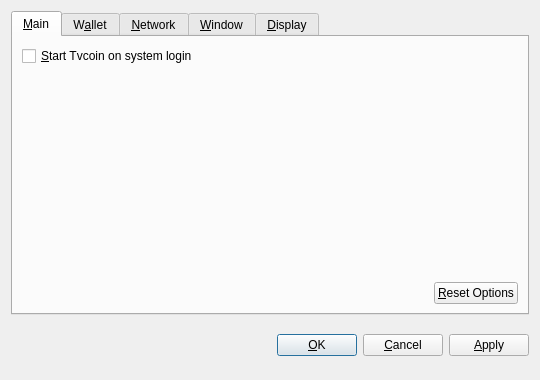
<?xml version="1.0" encoding="UTF-8"?>
<ui version="4.0">
 <class>OptionsDialog</class>
 <widget class="QDialog" name="OptionsDialog">
  <property name="geometry">
   <rect>
    <x>0</x>
    <y>0</y>
    <width>540</width>
    <height>380</height>
   </rect>
  </property>
  <property name="windowTitle">
   <string>Options</string>
  </property>
  <property name="modal">
   <bool>true</bool>
  </property>
  <layout class="QVBoxLayout" name="verticalLayout">
   <item>
    <widget class="QTabWidget" name="tabWidget">
     <property name="tabPosition">
      <enum>QTabWidget::North</enum>
     </property>
     <property name="currentIndex">
      <number>0</number>
     </property>
     <widget class="QWidget" name="tabMain">
      <attribute name="title">
       <string>&amp;Main</string>
      </attribute>
      <layout class="QVBoxLayout" name="verticalLayout_Main">
       <item>
        <widget class="QCheckBox" name="bitcoinAtStartup">
         <property name="toolTip">
          <string>Automatically start Tvcoin after logging in to the system.</string>
         </property>
         <property name="text">
          <string>&amp;Start Tvcoin on system login</string>
         </property>
        </widget>
       </item>
       <item>
        <spacer name="verticalSpacer_Main">
         <property name="orientation">
          <enum>Qt::Vertical</enum>
         </property>
         <property name="sizeHint" stdset="0">
          <size>
           <width>20</width>
           <height>40</height>
          </size>
         </property>
        </spacer>
       </item>
       <item>
        <layout class="QHBoxLayout" name="horizontalLayout_2_Main">
         <item>
          <spacer name="horizontalSpacer_2_Main">
           <property name="orientation">
            <enum>Qt::Horizontal</enum>
           </property>
           <property name="sizeHint" stdset="0">
            <size>
             <width>40</width>
             <height>20</height>
            </size>
           </property>
          </spacer>
         </item>
         <item>
          <widget class="QPushButton" name="resetButton">
           <property name="toolTip">
            <string>Reset all client options to default.</string>
           </property>
           <property name="text">
            <string>&amp;Reset Options</string>
           </property>
           <property name="autoDefault">
            <bool>false</bool>
           </property>
          </widget>
         </item>
        </layout>
       </item>
      </layout>
     </widget>
     <widget class="QWidget" name="tabWallet">
      <attribute name="title">
       <string>W&amp;allet</string>
      </attribute>
      <layout class="QVBoxLayout" name="verticalLayout_Network">
       <item>
        <widget class="QLabel" name="transactionFeeInfoLabel">
         <property name="text">
          <string>Optional transaction fee per kB that helps make sure your transactions are processed quickly. Most transactions are 1 kB.</string>
         </property>
         <property name="textFormat">
          <enum>Qt::PlainText</enum>
         </property>
         <property name="wordWrap">
          <bool>true</bool>
         </property>
        </widget>
       </item>
       <item>
        <layout class="QHBoxLayout" name="horizontalLayout_1_Main">
         <item>
          <widget class="QLabel" name="transactionFeeLabel">
           <property name="text">
            <string>Pay transaction &amp;fee</string>
           </property>
           <property name="textFormat">
            <enum>Qt::PlainText</enum>
           </property>
           <property name="buddy">
            <cstring>transactionFee</cstring>
           </property>
          </widget>
         </item>
         <item>
          <widget class="BitcoinAmountField" name="transactionFee"/>
         </item>
         <item>
          <spacer name="horizontalSpacer_1_Main">
           <property name="orientation">
            <enum>Qt::Horizontal</enum>
           </property>
           <property name="sizeHint" stdset="0">
            <size>
             <width>40</width>
             <height>20</height>
            </size>
           </property>
          </spacer>
         </item>
        </layout>
       </item>
       <item>
        <widget class="QLabel" name="label">
         <property name="text">
          <string>If you disable the spending of unconfirmed change, the change from a transaction cannot be used until that transaction has at least one confirmation. This also affects how your balance is computed.</string>
         </property>
         <property name="wordWrap">
          <bool>true</bool>
         </property>
        </widget>
       </item>
       <item>
        <widget class="QCheckBox" name="spendZeroConfChange">
         <property name="text">
          <string>Spend unconfirmed change  (experts only)</string>
         </property>
        </widget>
       </item>
       <item>
        <spacer name="verticalSpacer">
         <property name="orientation">
          <enum>Qt::Vertical</enum>
         </property>
         <property name="sizeHint" stdset="0">
          <size>
           <width>20</width>
           <height>40</height>
          </size>
         </property>
        </spacer>
       </item>
      </layout>
     </widget>
     <widget class="QWidget" name="tabNetwork">
      <attribute name="title">
       <string>&amp;Network</string>
      </attribute>
      <layout class="QVBoxLayout" name="verticalLayout_Network">
       <item>
        <widget class="QCheckBox" name="mapPortUpnp">
         <property name="toolTip">
          <string>Automatically open the Tvcoin client port on the router. This only works when your router supports UPnP and it is enabled.</string>
         </property>
         <property name="text">
          <string>Map port using &amp;UPnP</string>
         </property>
        </widget>
       </item>
       <item>
        <widget class="QCheckBox" name="connectSocks">
         <property name="toolTip">
          <string>Connect to the Tvcoin network through a SOCKS proxy (e.g. when connecting through Tor).</string>
         </property>
         <property name="text">
          <string>&amp;Connect through SOCKS proxy:</string>
         </property>
        </widget>
       </item>
       <item>
        <layout class="QHBoxLayout" name="horizontalLayout_Network">
         <item>
          <widget class="QLabel" name="proxyIpLabel">
           <property name="text">
            <string>Proxy &amp;IP:</string>
           </property>
           <property name="textFormat">
            <enum>Qt::PlainText</enum>
           </property>
           <property name="buddy">
            <cstring>proxyIp</cstring>
           </property>
          </widget>
         </item>
         <item>
          <widget class="QValidatedLineEdit" name="proxyIp">
           <property name="maximumSize">
            <size>
             <width>140</width>
             <height>16777215</height>
            </size>
           </property>
           <property name="toolTip">
            <string>IP address of the proxy (e.g. 127.0.0.1)</string>
           </property>
          </widget>
         </item>
         <item>
          <widget class="QLabel" name="proxyPortLabel">
           <property name="text">
            <string>&amp;Port:</string>
           </property>
           <property name="textFormat">
            <enum>Qt::PlainText</enum>
           </property>
           <property name="buddy">
            <cstring>proxyPort</cstring>
           </property>
          </widget>
         </item>
         <item>
          <widget class="QLineEdit" name="proxyPort">
           <property name="maximumSize">
            <size>
             <width>55</width>
             <height>16777215</height>
            </size>
           </property>
           <property name="toolTip">
            <string>Port of the proxy (e.g. 9050)</string>
           </property>
          </widget>
         </item>
         <item>
          <widget class="QLabel" name="socksVersionLabel">
           <property name="text">
            <string>SOCKS &amp;Version:</string>
           </property>
           <property name="textFormat">
            <enum>Qt::PlainText</enum>
           </property>
           <property name="buddy">
            <cstring>socksVersion</cstring>
           </property>
          </widget>
         </item>
         <item>
          <widget class="QValueComboBox" name="socksVersion">
           <property name="toolTip">
            <string>SOCKS version of the proxy (e.g. 5)</string>
           </property>
          </widget>
         </item>
         <item>
          <spacer name="horizontalSpacer_Network">
           <property name="orientation">
            <enum>Qt::Horizontal</enum>
           </property>
           <property name="sizeHint" stdset="0">
            <size>
             <width>40</width>
             <height>20</height>
            </size>
           </property>
          </spacer>
         </item>
        </layout>
       </item>
       <item>
        <spacer name="verticalSpacer_Network">
         <property name="orientation">
          <enum>Qt::Vertical</enum>
         </property>
         <property name="sizeHint" stdset="0">
          <size>
           <width>20</width>
           <height>40</height>
          </size>
         </property>
        </spacer>
       </item>
      </layout>
     </widget>
     <widget class="QWidget" name="tabWindow">
      <attribute name="title">
       <string>&amp;Window</string>
      </attribute>
      <layout class="QVBoxLayout" name="verticalLayout_Window">
       <item>
        <widget class="QCheckBox" name="minimizeToTray">
         <property name="toolTip">
          <string>Show only a tray icon after minimizing the window.</string>
         </property>
         <property name="text">
          <string>&amp;Minimize to the tray instead of the taskbar</string>
         </property>
        </widget>
       </item>
       <item>
        <widget class="QCheckBox" name="minimizeOnClose">
         <property name="toolTip">
          <string>Minimize instead of exit the application when the window is closed. When this option is enabled, the application will be closed only after selecting Quit in the menu.</string>
         </property>
         <property name="text">
          <string>M&amp;inimize on close</string>
         </property>
        </widget>
       </item>
       <item>
        <spacer name="verticalSpacer_Window">
         <property name="orientation">
          <enum>Qt::Vertical</enum>
         </property>
         <property name="sizeHint" stdset="0">
          <size>
           <width>20</width>
           <height>40</height>
          </size>
         </property>
        </spacer>
       </item>
      </layout>
     </widget>
     <widget class="QWidget" name="tabDisplay">
      <attribute name="title">
       <string>&amp;Display</string>
      </attribute>
      <layout class="QVBoxLayout" name="verticalLayout_Display">
       <item>
        <layout class="QHBoxLayout" name="horizontalLayout_1_Display">
         <item>
          <widget class="QLabel" name="langLabel">
           <property name="text">
            <string>User Interface &amp;language:</string>
           </property>
           <property name="textFormat">
            <enum>Qt::PlainText</enum>
           </property>
           <property name="buddy">
            <cstring>lang</cstring>
           </property>
          </widget>
         </item>
         <item>
          <widget class="QValueComboBox" name="lang">
           <property name="toolTip">
            <string>The user interface language can be set here. This setting will take effect after restarting Tvcoin.</string>
           </property>
          </widget>
         </item>
        </layout>
       </item>
       <item>
        <layout class="QHBoxLayout" name="horizontalLayout_2_Display">
         <item>
          <widget class="QLabel" name="unitLabel">
           <property name="text">
            <string>&amp;Unit to show amounts in:</string>
           </property>
           <property name="textFormat">
            <enum>Qt::PlainText</enum>
           </property>
           <property name="buddy">
            <cstring>unit</cstring>
           </property>
          </widget>
         </item>
         <item>
          <widget class="QValueComboBox" name="unit">
           <property name="toolTip">
            <string>Choose the default subdivision unit to show in the interface and when sending coins.</string>
           </property>
          </widget>
         </item>
        </layout>
       </item>
       <item>
        <widget class="QCheckBox" name="displayAddresses">
         <property name="toolTip">
          <string>Whether to show Tvcoin addresses in the transaction list or not.</string>
         </property>
         <property name="text">
          <string>&amp;Display addresses in transaction list</string>
         </property>
        </widget>
       </item>
       <item>
        <widget class="QCheckBox" name="coinControlFeatures">
         <property name="toolTip">
          <string>Whether to show coin control features or not.</string>
         </property>
         <property name="text">
          <string>Display coin &amp;control features (experts only!)</string>
         </property>
        </widget>
       </item>
       <item>
        <spacer name="verticalSpacer_Display">
         <property name="orientation">
          <enum>Qt::Vertical</enum>
         </property>
         <property name="sizeHint" stdset="0">
          <size>
           <width>20</width>
           <height>40</height>
          </size>
         </property>
        </spacer>
       </item>
      </layout>
     </widget>
    </widget>
   </item>
   <item>
    <layout class="QHBoxLayout" name="horizontalLayout_Buttons">
     <item>
      <spacer name="horizontalSpacer_1">
       <property name="orientation">
        <enum>Qt::Horizontal</enum>
       </property>
       <property name="sizeHint" stdset="0">
        <size>
         <width>40</width>
         <height>48</height>
        </size>
       </property>
      </spacer>
     </item>
     <item>
      <widget class="QLabel" name="statusLabel">
       <property name="font">
        <font>
         <weight>75</weight>
         <bold>true</bold>
        </font>
       </property>
       <property name="text">
        <string/>
       </property>
       <property name="textFormat">
        <enum>Qt::PlainText</enum>
       </property>
       <property name="wordWrap">
        <bool>true</bool>
       </property>
      </widget>
     </item>
     <item>
      <spacer name="horizontalSpacer_2">
       <property name="orientation">
        <enum>Qt::Horizontal</enum>
       </property>
       <property name="sizeHint" stdset="0">
        <size>
         <width>40</width>
         <height>48</height>
        </size>
       </property>
      </spacer>
     </item>
     <item>
      <widget class="QPushButton" name="okButton">
       <property name="text">
        <string>&amp;OK</string>
       </property>
      </widget>
     </item>
     <item>
      <widget class="QPushButton" name="cancelButton">
       <property name="text">
        <string>&amp;Cancel</string>
       </property>
       <property name="autoDefault">
        <bool>false</bool>
       </property>
      </widget>
     </item>
     <item>
      <widget class="QPushButton" name="applyButton">
       <property name="text">
        <string>&amp;Apply</string>
       </property>
       <property name="autoDefault">
        <bool>false</bool>
       </property>
      </widget>
     </item>
    </layout>
   </item>
  </layout>
 </widget>
 <customwidgets>
  <customwidget>
   <class>BitcoinAmountField</class>
   <extends>QSpinBox</extends>
   <header>bitcoinamountfield.h</header>
  </customwidget>
  <customwidget>
   <class>QValueComboBox</class>
   <extends>QComboBox</extends>
   <header>qvaluecombobox.h</header>
  </customwidget>
  <customwidget>
   <class>QValidatedLineEdit</class>
   <extends>QLineEdit</extends>
   <header>qvalidatedlineedit.h</header>
  </customwidget>
 </customwidgets>
 <resources/>
 <connections/>
</ui>
